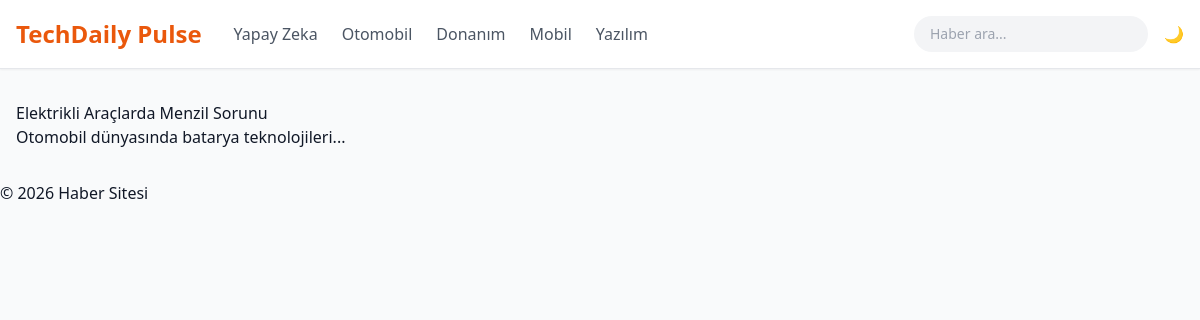
Page /article.php?id=2 on the committed database.
### tables this page shows
CREATE TABLE IF NOT EXISTS articles (
    id INT AUTO_INCREMENT PRIMARY KEY,
    title VARCHAR(255) NOT NULL,
    slug VARCHAR(255) UNIQUE,
    image TEXT,
    category_id INT,
    date VARCHAR(50),
    author_id INT,
    isFeatured BOOLEAN DEFAULT FALSE,
    isLarge BOOLEAN DEFAULT FALSE,
    content LONGTEXT,
    status ENUM('draft', 'pending', 'published') DEFAULT 'draft',
    views INT DEFAULT 0,
    seo_focusKeyword VARCHAR(255),
    seo_altText VARCHAR(255),
    seo_title VARCHAR(255),
    seo_description TEXT,
    publishedAt TIMESTAMP NULL,
    createdAt TIMESTAMP DEFAULT CURRENT_TIMESTAMP,
    updatedAt TIMESTAMP DEFAULT CURRENT_TIMESTAMP ON UPDATE CURRENT_TIMESTAMP,
    FOREIGN KEY (category_id) REFERENCES categories(id) ON DELETE SET NULL,
    FOREIGN KEY (author_id) REFERENCES users(id) ON DELETE SET NULL
);

### article.php (the view, shortened to what this page needs)
<?php
require_once 'api/db.php';
require_once 'header.php';
$id = $_GET['id'] ?? null;
$stmt = $pdo->prepare("SELECT * FROM articles WHERE id = ?");
$stmt->execute([$id]);
$article = $stmt->fetch();
if (!$article) {
    echo "<h1>Haber bulunamadı</h1>";
} else {
    echo "<h1>" . htmlspecialchars($article['title']) . "</h1>";
    echo "<p>" . htmlspecialchars($article['content']) . "</p>";
}
require_once 'footer.php';
?>

### rows in the picture
articles: title "Elektrikli Araçlarda Menzil Sorunu", content "Otomobil dünyasında batarya teknolojileri..."
